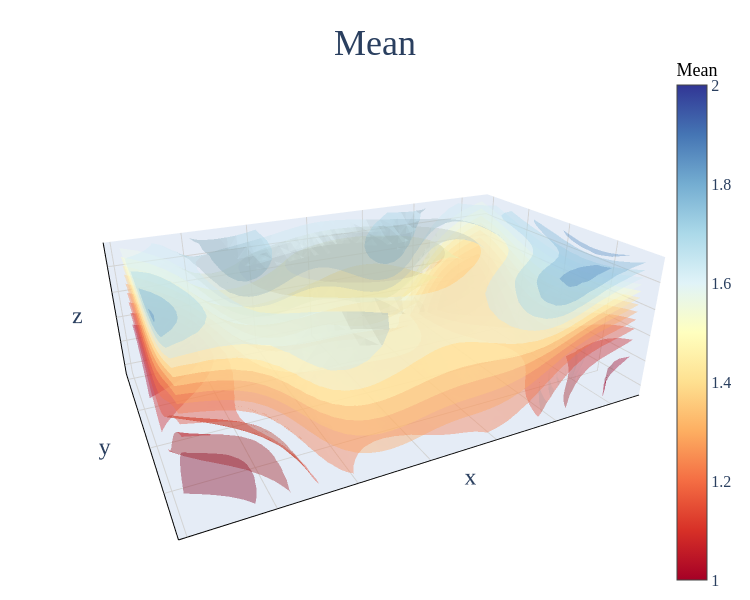

The notebook cell this image was saved under:
### Code cell
# read prior information
iter = 9
file_name = "inverse/O-kestimate_0623.dat"
df_mean, df_var = parse_estimation(file_name, dim =3)

prior_k = df_mean[f'iter_{iter}'].values
df_prior = df_mean[['x', 'y', 'z']].copy()
df_prior['lnK'] = np.exp(prior_k)  # np.log(prior_k*0.001)

df_prior_core = df_prior[
    (df_prior['x'] >= 132) & (df_prior['x'] <= 445) &
    (df_prior['y'] >= 96) & (df_prior['y'] <= 286) &
    (df_prior['z'] >= 95) & (df_prior['z'] <= 195)
]

plt.plot(df_prior_core['lnK'])

plot_3d_isosurfaces(df_prior_core, 'lnK', 15, [1, 2], 'Mean')

# layer contour plot
# z = df_prior_core["z"].unique()
# save_path = os.path.join(proj_dir, 'figure', 'before_clogging')
# for j in range(len(z)):
#     plot_contour_at_z(df_prior_core, z[j], f"iter_{iter}", [-12, -6], 15)

### Figure 1 — Plotly figure (JSON) as saved in the notebook; plotly's stock layout.template omitted (floating-point values rounded to 4 significant figures; data arrays with more than 128 entries replaced by an {"elided": "..."} marker saying what was removed)
{"data": [{"caps": {"x": {"show": false}, "y": {"show": false}, "z": {"show": false}}, "colorbar": {"len": 1, "thickness": 30, "tickfont": {"size": 16}, "title": {"font": {"color": "black", "family": "Times New Roman", "size": 18}, "text": "Mean"}, "x": 0.9}, "colorscale": [[0, "rgb(165,0,38)"], [0.1, "rgb(215,48,39)"], [0.2, "rgb(244,109,67)"], [0.3, "rgb(253,174,97)"], [0.4, "rgb(254,224,144)"], [0.5, "rgb(255,255,191)"], [0.6, "rgb(224,243,248)"], [0.7, "rgb(171,217,233)"], [0.8, "rgb(116,173,209)"], [0.9, "rgb(69,117,180)"], [1, "rgb(49,54,149)"]], "isomax": 2, "isomin": 1, "opacity": 0.4, "showscale": true, "surface": {"count": 15}, "type": "isosurface", "value": {"elided": "19448 float values"}, "x": {"elided": "19448 float values"}, "y": {"elided": "19448 float values"}, "z": {"elided": "19448 float values"}}], "layout": {"autosize": true, "font": {"family": "Times New Roman", "size": 20}, "height": 600, "margin": {"b": 10, "l": 10, "r": 10, "t": 50}, "scene": {"aspectmode": "data", "camera": {"eye": {"x": 1, "y": 2, "z": 1}}, "xaxis": {"gridcolor": "lightgray", "linecolor": "black", "linewidth": 2, "showbackground": true, "showline": true, "showticklabels": false}, "yaxis": {"gridcolor": "lightgray", "linecolor": "black", "linewidth": 2, "showbackground": true, "showline": true, "showticklabels": false}, "zaxis": {"gridcolor": "lightgray", "linecolor": "black", "linewidth": 2, "showbackground": true, "showline": true, "showticklabels": false}}, "title": {"font": {"family": "Times New Roman", "size": 36}, "text": "Mean", "x": 0.5, "xanchor": "center", "y": 0.95}, "width": 750}}
